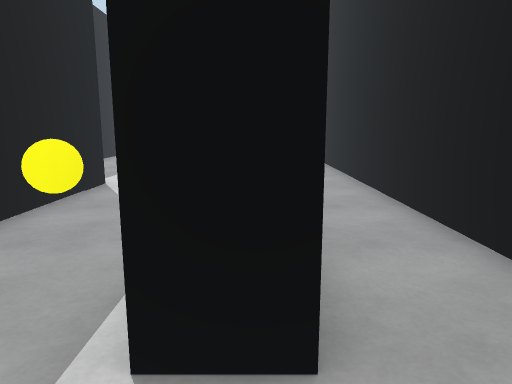
View 1 (above)

16 first-person views from a walk through a scene from a Unity 3-D project. The camera is 1.3 m above the floor, tilts 10° down and sees 70° across. The floor is counted in squares, 1 m on a side. Each view is taken from the middle of a square. On the plan, view 1 faces up. The plan holds only what a view shows up to about 15 squares ahead; the rest is blank. The player is left out.

View 2
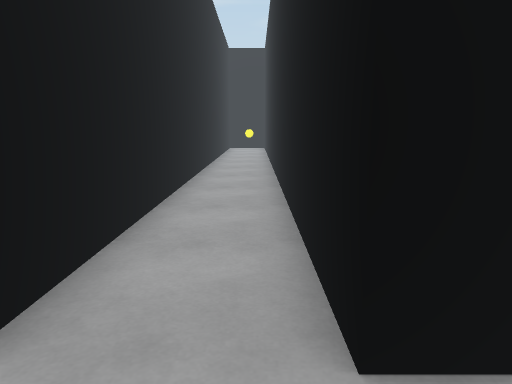

View 3
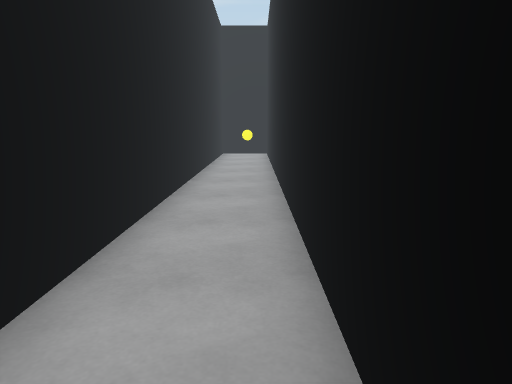

View 4
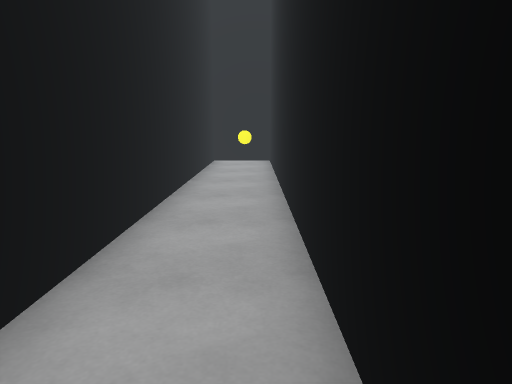

View 5
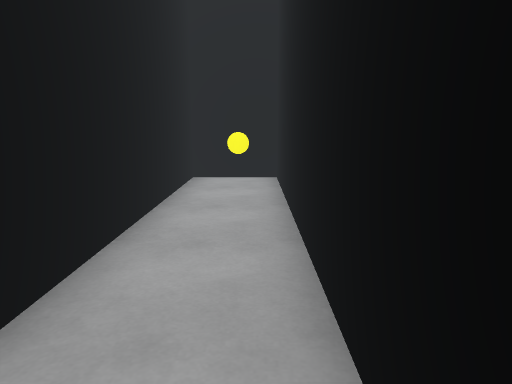

View 6
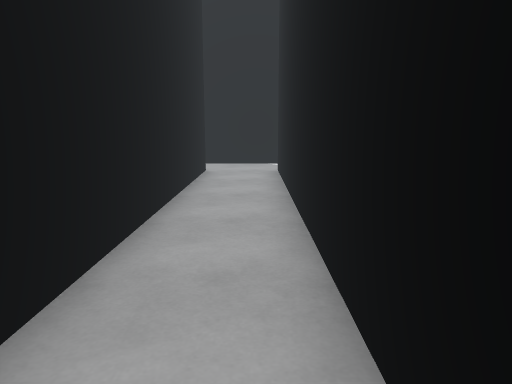

View 7
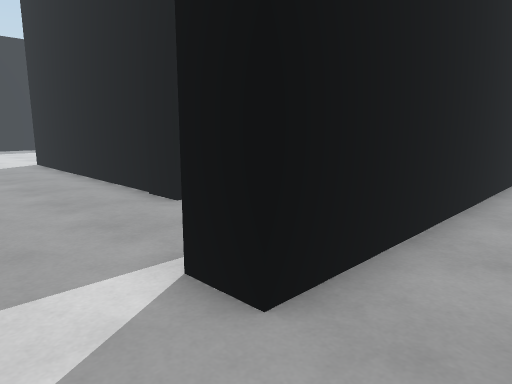

View 8
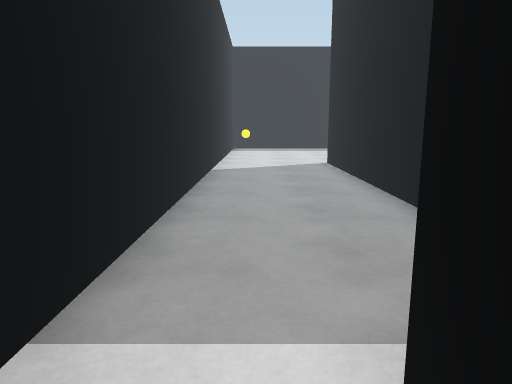

View 9
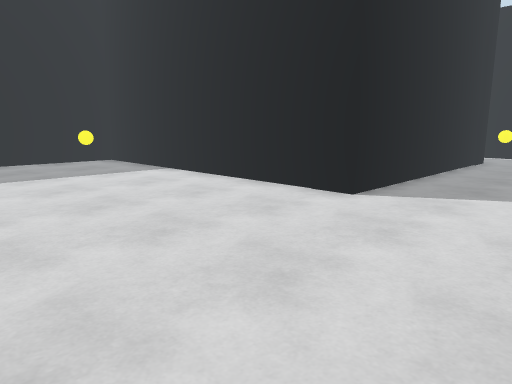

View 10
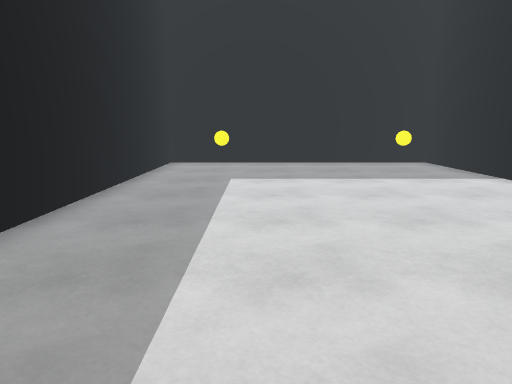

View 11
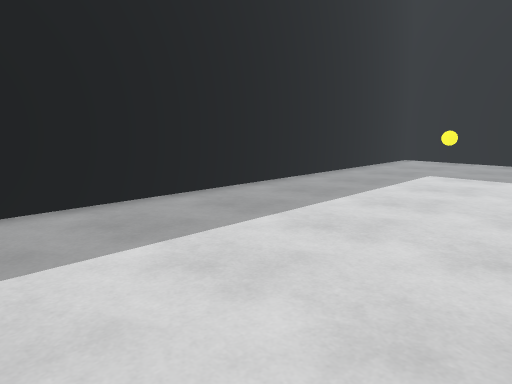

View 12
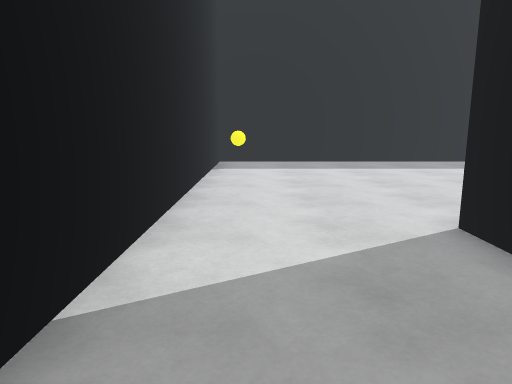

View 13
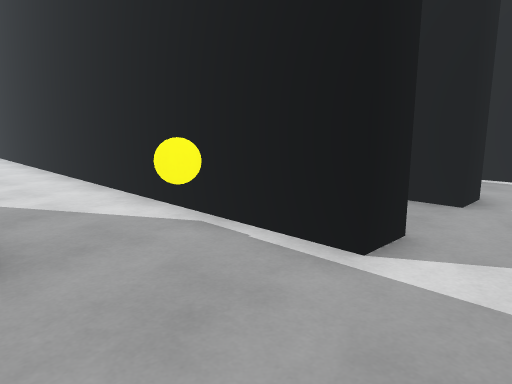

View 14
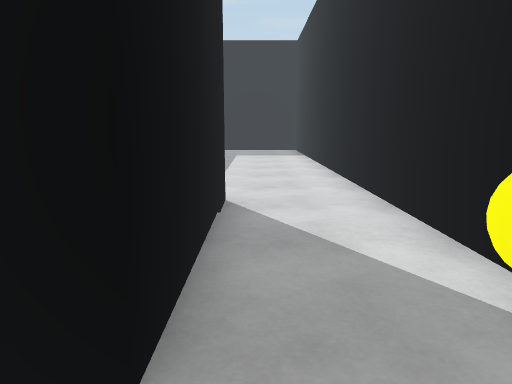

View 15
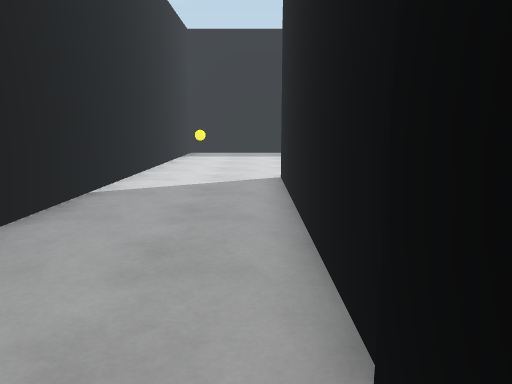

View 16
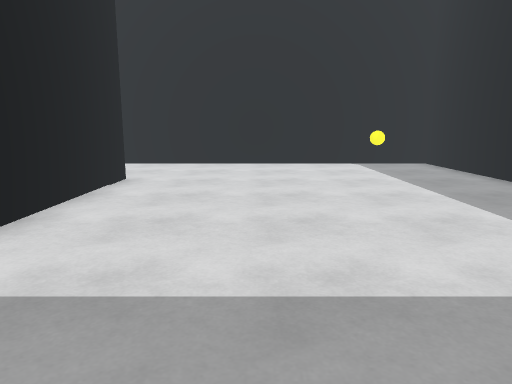

### Floor plan
Ten units are one square. View 1 is at (0, 0); x grows to the right and y downward. Boxes are objects, and circles mark ways between rooms. Rooms are numbered by the first view taken in them; rooms with no view inside come last. Other rooms are left out.
<svg viewBox="-227 -241 262 251">
<path fill="none" stroke="#000" d="M26 -18 26 -236 3 -236 3 -18 -7 -18M-16 4 29 4M-36 -86 -36 -36 -126 -36 -126 -148 -222 -148 -222 4 -16 4M-7 -18 -7 -95"/>
<rect x="15" y="-225" width="10" height="10" fill="#bbb"><title>yellow ball</title></rect>
<rect x="-205" y="-5" width="10" height="10" fill="#bbb"><title>yellow ball</title></rect>
<rect x="-205" y="-135" width="10" height="10" fill="#bbb"><title>yellow ball</title></rect>
<rect x="-145" y="-135" width="10" height="10" fill="#bbb"><title>yellow ball</title></rect>
<rect x="-25" y="-35" width="10" height="10" fill="#bbb"><title>yellow ball</title></rect>
<circle cx="-5" cy="-5" r="3" fill="#2a7"/>
<text x="10" y="-110">1</text>
<text x="-140" y="-60">2</text>
</svg>
Room 1 opens to room 2.

Where each view was taken, in squares from view 1:
view 1: 0 up, 0 right, facing up
view 2: 0 up, 2 right, facing up
view 3: 5 up, 2 right, facing up
view 4: 9 up, 2 right, facing up
view 5: 14 up, 2 right, facing up
view 6: 13 up, 1 right, facing down
view 7: 0 up, 2 right, facing up-left
view 8: 1 up, 1 right, facing left
view 9: 0 up, 19 left, facing up-right
view 10: 1 up, 19 left, facing up
view 11: 0 up, 16 left, facing up-left
view 12: 1 up, 8 left, facing left
view 13: 0 up, 4 left, facing up-right
view 14: 2 up, 3 left, facing up
view 15: 3 up, 3 left, facing left
view 16: 13 up, 16 left, facing down
